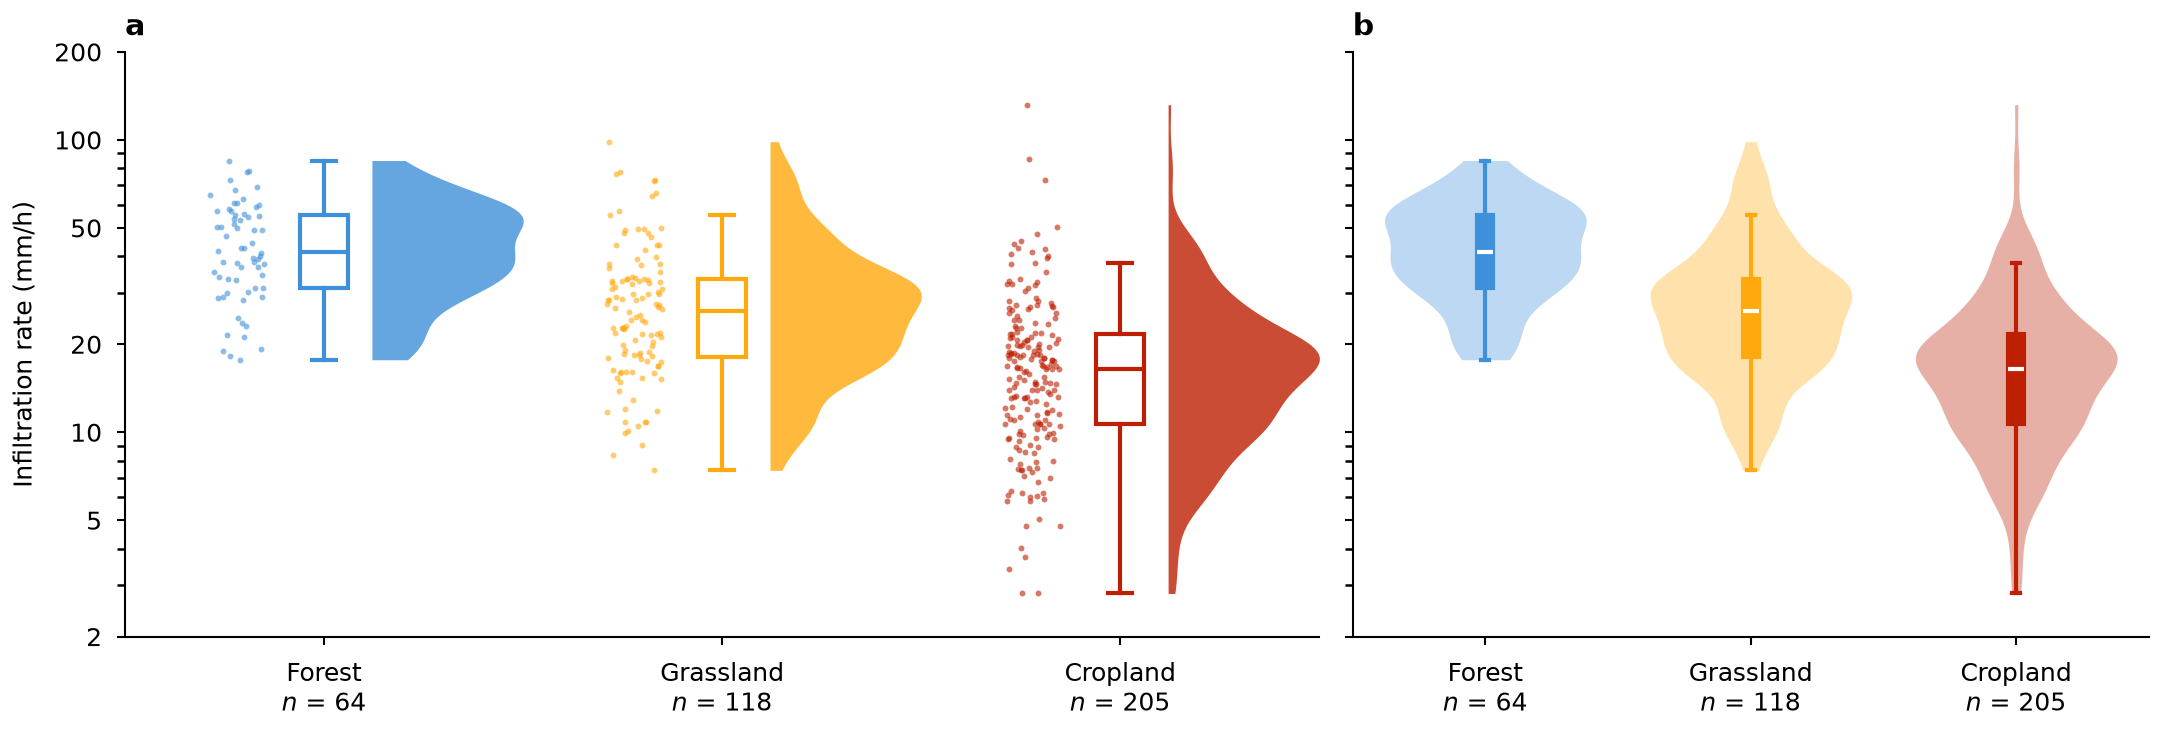

Recreate this plot in Python.
"""Raincloud plot: half-violin, box plot and raw points per category, with counts.
Synthetic data. Writes snippet.png next to this file.
"""

import os
from pathlib import Path

import matplotlib.pyplot as plt
import numpy as np

MM = 1 / 25.4
STYLE_DIR = Path(__file__).resolve().parent / "../../../styles"
# Land cover, color, sample size, and log-normal median (mm/h) and spread.
GROUPS = [
    ("Forest", "C0", 64, 42, 0.45),
    ("Grassland", "C1", 118, 24, 0.55),
    ("Cropland", "C2", 205, 15, 0.6),
]
VIOLIN_WIDTH = 0.38  # widest point of every violin, in category units
BOX_WIDTH = 0.12
INNER_BOX_WIDTH = 0.06  # box drawn inside a full violin
JITTER = 0.07  # half-width of the point cloud
OFFSET = 0.22  # distance of the point cloud from the box center


def kernel_density(values, grid):
    """Gaussian kernel density with Silverman's bandwidth."""
    spread = min(values.std(ddof=1), np.subtract(*np.percentile(values, [75, 25])) / 1.34)
    bandwidth = 0.9 * spread * values.size ** (-1 / 5)
    z = (grid[:, None] - values[None, :]) / bandwidth
    return np.exp(-0.5 * z**2).sum(axis=1) / (values.size * bandwidth * np.sqrt(2 * np.pi))


def violin_outline(values):
    """Density on a grid limited to the observed range, scaled to VIOLIN_WIDTH.

    The density is estimated on log10 values to match the log y-axis.
    """
    logs = np.log10(values)
    grid = np.linspace(logs.min(), logs.max(), 200)
    density = kernel_density(logs, grid)
    return 10**grid, VIOLIN_WIDTH * density / density.max()


def draw_box(ax, values, x, color, width, face):
    ax.boxplot(values, positions=[x], widths=width, showfliers=False, patch_artist=True,
               boxprops={"facecolor": face, "edgecolor": color},
               medianprops={"color": color if face == "white" else "white"},
               whiskerprops={"color": color},
               capprops={"color": color}, zorder=3)


def raincloud(ax, samples, rng):
    for x, ((_, color, *_), values) in enumerate(zip(GROUPS, samples)):
        grid, half = violin_outline(values)
        ax.fill_betweenx(grid, x + BOX_WIDTH, x + BOX_WIDTH + half, color=color,
                         alpha=0.8, linewidth=0)
        draw_box(ax, values, x, color, BOX_WIDTH, "white")
        jitter = rng.uniform(-JITTER, JITTER, values.size)
        ax.scatter(x - OFFSET + jitter, values, s=2, color=color, alpha=0.6,
                   linewidths=0)


def violin_with_box(ax, samples):
    for x, ((_, color, *_), values) in enumerate(zip(GROUPS, samples)):
        grid, half = violin_outline(values)
        ax.fill_betweenx(grid, x - half, x + half, color=color, alpha=0.35, linewidth=0)
        draw_box(ax, values, x, color, INNER_BOX_WIDTH, color)


def format_axes(ax, samples):
    """Print each count on a second line under its category name."""
    labels = [f"{name}\n$n$ = {values.size}" for (name, *_), values in zip(GROUPS, samples)]
    ax.set_xticks(range(len(GROUPS)), labels=labels)
    ax.set_xlim(-0.5, len(GROUPS) - 0.5)
    ax.set_yscale("log")
    ticks = [2, 5, 10, 20, 50, 100, 200]
    ax.set_yticks(ticks, labels=[str(tick) for tick in ticks])
    ax.set_ylabel("Infiltration rate (mm/h)")


def main():
    rng = np.random.default_rng(11)
    samples = [rng.lognormal(np.log(median), spread, n)
               for _, _, n, median, spread in GROUPS]
    default = STYLE_DIR / "default.mplstyle"
    sheets = [default] if default.is_file() else []
    if selected := os.environ.get("CEDALION_STYLE"):
        sheet = Path(selected).expanduser()
        sheets.append(sheet if sheet.is_file() else STYLE_DIR / (selected.removesuffix(".mplstyle") + ".mplstyle"))
    width_mm = float(os.environ.get("CEDALION_WIDTH_MM", 183))
    with plt.style.context(sheets):
        fig, axes = plt.subplots(1, 2, sharey=True, figsize=(width_mm * MM, 62 * MM),
                                 gridspec_kw={"width_ratios": [1.5, 1]},
                                 layout="constrained")
        raincloud(axes[0], samples, rng)
        violin_with_box(axes[1], samples)
        for ax, letter in zip(axes, "ab"):
            format_axes(ax, samples)
            ax.annotate(letter, xy=(0, 1), xycoords="axes fraction", xytext=(0, 4),
                        textcoords="offset points", fontweight="bold", fontsize="large")
        axes[1].tick_params(labelleft=False)
        axes[1].set_ylabel("")
        fig.savefig(os.environ.get("CEDALION_SNIPPET_PNG", Path(__file__).with_name("snippet.png")), dpi=300)
        plt.close(fig)


if __name__ == "__main__":
    main()
